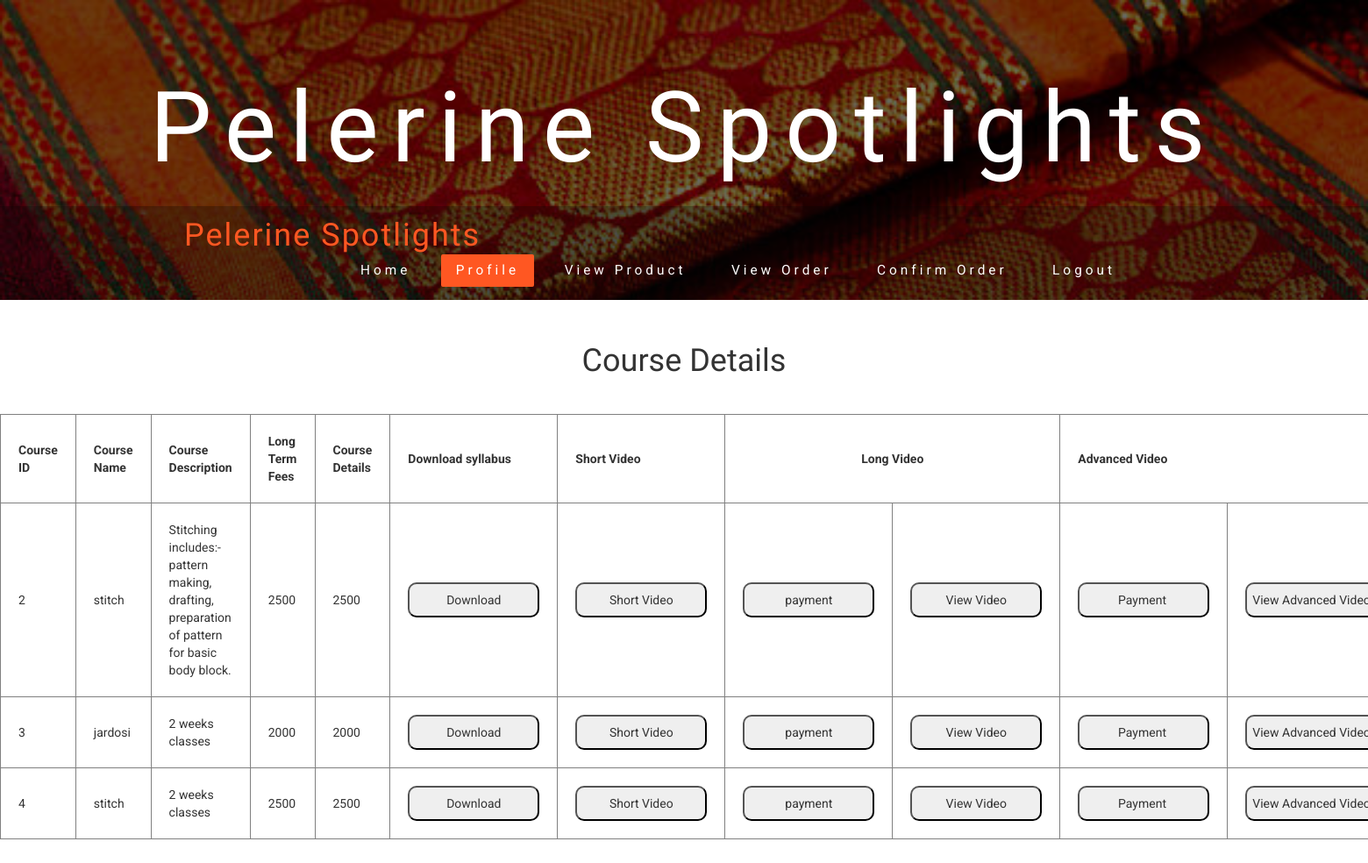
Screenshot of /publicviewcourse.php with the database file from the repository.
### tables this page shows
CREATE TABLE `addcourse` (
  `course_id` int(11) NOT NULL,
  `course_name` varchar(50) NOT NULL,
  `course_desc` varchar(255) NOT NULL,
  `course_type` varchar(22) NOT NULL,
  `course_fees` int(11) NOT NULL,
  `details` varchar(255) NOT NULL
);

### publicviewcourse.php (the view, shortened to what this page needs)
<?php
	include "connect.php";
	include "publicnav.php";
 ?>
 <!DOCTYPE html>
 <html>
 <head>
 </head>
 <body>
 	<center>
 		<h1 style="margin-top: 50px">Course Details</h1>
 		<br><br>
 		<table border="1px collapse">
 			<tr>
 				<th>Course ID</th>
 				<th>Course Name</th>
 				<th>Course Description</th>
 				<th>Long Term Fees</th>
 				<th>Course Details</th>
 				<th>Download syllabus</th>
 				<th>Short Video</th>
 				<th style="text-align: center;" colspan="2">Long Video</th>
 				<th colspan="2">Advanced Video</th>
 			</tr>
 			<?php
 				$q1="SELECT * from addcourse";
 				$rs1=mysqli_query($conn,$q1);
 				while($row=mysqli_fetch_assoc($rs1))
 				{
 				 ?>
 					<tr>
 						<td><?php echo $row['course_id']; ?></td>
 						<td><?php echo $row['course_name']; ?></td>
 						<td><?php echo $row['course_desc']; ?></td>
 						<td><?php echo $row['course_fees']; ?></td>
 						<td><?php echo $row['course_fees']; ?></td>
 						<td><input type="button" value="Download" onclick="window.location='pdf.php?details=<?php echo $row['details']; ?>'"></td>
 						<td><input type="button" value="Short Video" onclick="window.location='shortvideo.php?cid=<?php echo $row['course_id']; ?>'">
 						</td>
 						<td><input type="button" value="payment" onclick="window.location='longvideo.php?cid=<?php echo $row['course_id']; ?>'">
 						</td>
 						<td><input type="button" value="View Video" onclick="window.location='viewlong.php?cid=<?php echo $row['course_id']; ?>'">
 						</td>
 						<td><input type="button" value="Payment " onclick="window.location='advancevideo.php?cid=<?php echo $row['course_id']; ?>'">
 						</td>
 						<td><input type="button" value="View Advanced Video" onclick="window.location='viewadvance.php?cid=<?php echo $row['course_id']; ?>'">
 						</td>
 					</tr>
 				<?php }
 			 ?>
 		</table>
 		<br><br><br>
 	</center>
 </body>
 </html>

### css/style.css (style rules this page uses)
body { margin:0; font-family: 'Roboto', sans-serif; background: #fff; }
h1,h2,h3,h4,h5,h6 { margin:0; font-family: 'Limelight', cursive; }

### publicnav.php (style rules this page uses)
th,td { padding:20px; }
td input { width: 200px; height: 40px; border-radius: 10px; }

### publicviewcourse.php (style rules this page uses)
th,td { padding:20px; }
td input { width: 150px; height: 40px; border-radius: 10px; }

### rows the page displays
addcourse: course_id "2", course_name "stitch", course_desc "Stitching includes:-pattern making, drafting, preparation of pattern for basic body block.", course_fees "2500"
addcourse: course_id "3", course_name "jardosi", course_desc "2 weeks classes", course_fees "2000"
addcourse: course_id "4", course_name "stitch", course_desc "2 weeks classes", course_fees "2500"
